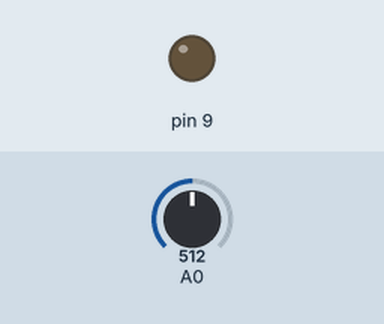
This sketch was run on a simulated Arduino Uno, built with avr-gcc and run on an emulated ATmega328P. Shown: output pins drawn as LEDs (lit = HIGH). The test bench sets the inputs (shaded band); at power-on: A0 = 512.

Above: at 1.8 s.
1.9 s: A0 set to 306
3.4 s: A0 set to 284
At 5.0 s:
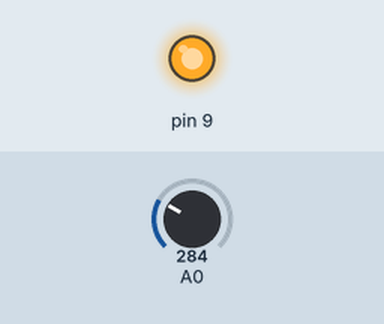
5.5 s: A0 set to 310
At 6.5 s:
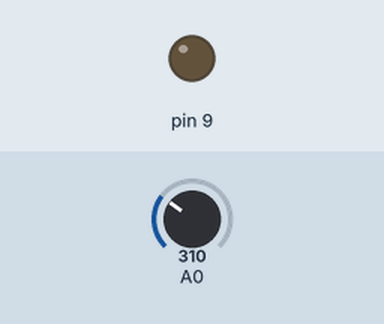
7.5 s: A0 set to 290
At 9.3 s:
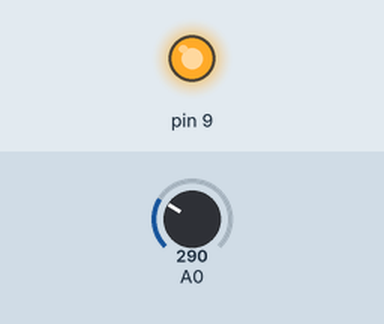
Timing chart, 0 to 10.5 s (numbered marks = the images above; inputs shaded):
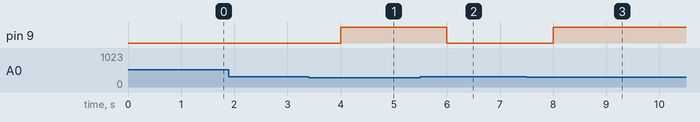

The sketch:

kosteussensori.ino
```cpp
int sencorValue=0;
int limit=300;

void setup() {
  pinMode(9,OUTPUT);
  Serial.begin(9600);
}

void loop() {
  sencorValue=analogRead(A0);

  if (sencorValue<limit){
    digitalWrite(9,HIGH);
  }
  else {
    digitalWrite(9,LOW);
 }
  delay(1000);
}
```

Measured:
- the behaviour switches between 300 and 299 on A0 (found by bisection; images 0 and 1)
- after the input at 1.9 s, every drawn part: stays the same
- after the input at 3.4 s, pin 9: LOW → HIGH after 0.60 s
- after the input at 5.5 s, pin 9: HIGH → LOW after 0.50 s
- after the input at 7.5 s, pin 9: LOW → HIGH after 0.50 s
